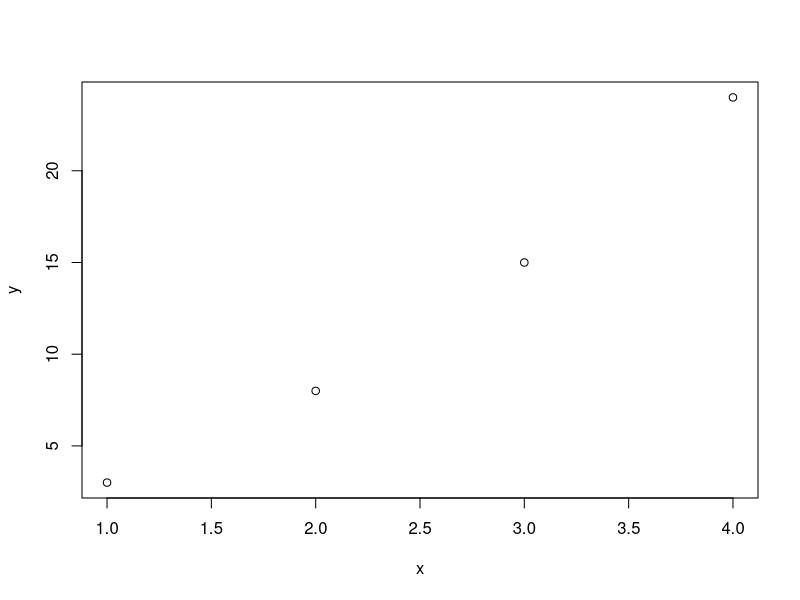
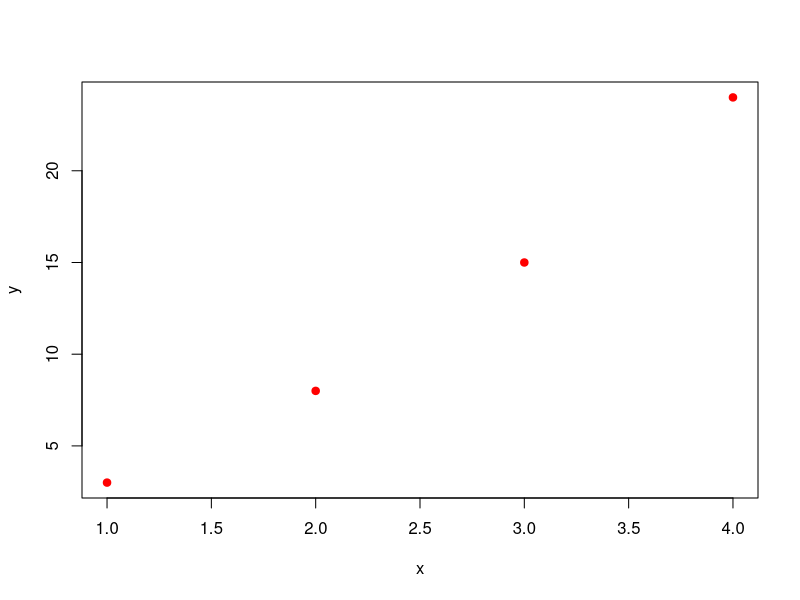
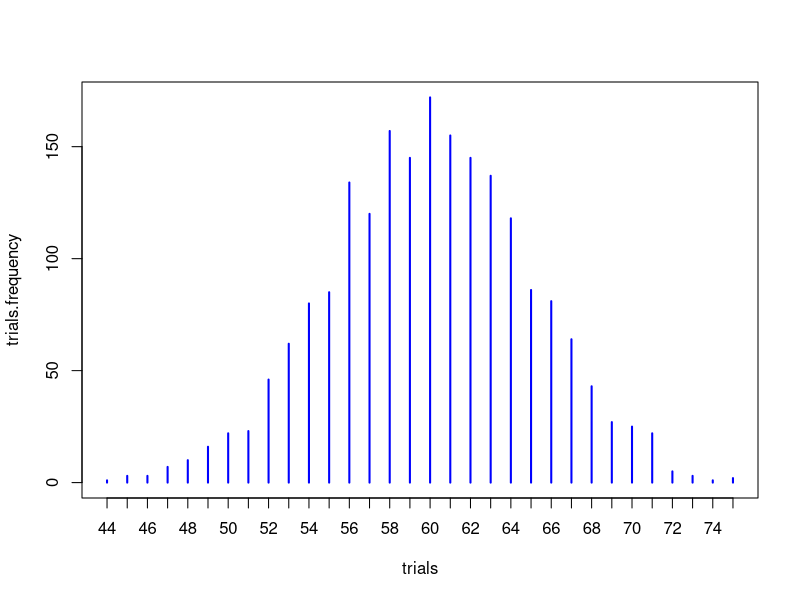

The R script that drew these images, in order:
#---------------------------------------------------------
# File:   mit18_05_s22_studio2-samplecode.r 
# Authors: Jeremy Orloff and Jennifer French
#
# MIT OpenCourseWare: https://ocw.mit.edu
# 18.05 Introduction to Probability and Statistics
# Spring 2022
# For information about citing these materials or our Terms of Use, visit:
# https://ocw.mit.edu/terms.
#
#---------------------------------------------------------
# Sample code for 18.05 Studio 2
#---------------------------------

# R makes it easy to generate (pseudo) random binomial values using the function rbinom()
# The syntax is:  rbinom(ntrials, ntosses, phead)

# Generate 10 values from a Binomial(8, 0.7) random variable
x = rbinom(10, 8, 0.7)
cat('rbinom(10, 8, 0.7):', x, '\n')  

# Generate 15 values from a Binomial(8, 0.2) random variable
x = rbinom(15, 8, 0.2)
cat('rbinom(15, 8, 0.2):', x, '\n')  

# A Bernoulli(p) random variable is just a Binomial with ntosses = 1.
# Generate 10 values from a Bernoulli(0.5) random variable
x = rbinom(10, 1, 0.5) # random sequence of 0s and 1s
cat('rbinom(10, 1, 0.5):', x, '\n')  

# You are now READY to do EXERCISE 1a

#---------------------------------------
# R has a function for computing 'n choose k'. 
x = choose(4, 2) #x = 6
cat('choose(4, 2):', x, '\n')  

# You are now READY to do EXERCISE 1b

#---------------------------------
# Computing binomial probabilities directly.
# Naturally R can do this:
#  dbinom(values, ntosses, phead ) is the probability mass function (pmf)
#  pbinom(values, ntosses, phead ) is the cumulative distribution function (cdf)

# For Y ~ Binomial(8, 0.6), compare with answer in exercise 1b.
#dbinom computes p(6) = P(Y = 6)
x = dbinom(6, 8, 0.6) # = 0.2090189
cat('dbinom(6, 8, 0.6):', x, '\n')  

# Values can be a vector of values, then dbinom returns a vector of probabilities
# This returns 9 probabilities (for k = 0,1,2,...,8)
x = dbinom(0:8, 8, 0.6)
cat('dbinom(0:8, 8, 0.6):\n')
print(x)
# [1] 0.00065536 0.00786432 0.04128768 0.12386304 0.23224320 0.27869184
# [7] 0.20901888 0.08957952 0.01679616

# pbinom is similar to dbinom except it returns cumulative probabilities
# pbinom(values, ntosses, phead)
#Compute P(Y <= 6) for Y ~ Binomial(8, 0.6). 
x = pbinom(6, 8, 0.6) # =  0.8936243
cat('pbinom(6, 8, 0.6):', x, '\n')  

# You can get a vector of probabilities. Note that for the cdf the probabilities
# increase to 1
cat('pbinom(0:8, 8, 0.6):\n')
x = pbinom(0:8, 8, 0.6)
print(x)
# [1] 0.00065536 0.00851968 0.04980736 0.17367040 0.40591360
# [6] 0.68460544 0.89362432 0.98320384 1.00000000

#-------------------------------------
# Simple plotting
x = 1:4 # Make the list (1,2,3,4)
y = x^2 + 2*x # Arithmetic works on lists just fine.

# plot with no other options plots points
plot(x, y)

# There are a ton of ways to pretty up the plot
plot(x, y, pch=19, col='red') #pch=19 says to use solid dots.

# You are now READY to do EXCERCISE 2a
# Using dbinom you are now READY to do EXCERCISE 2b
# Using rbinom you are READY to do EXCERCISE 2c

#-------------------------------------
# Permutations and derangements

# For this studio we will think of a permutation as n people getting 
# out of their seats, running around and then sitting down in a random seat. 

# You can use the sample function to get a permutation of 1:n
# Full permutation of 1:n
# RUN the next few lines of code several times
n = 5
x = sample(1:n, n)  # No replacement
print(x)

#A permutation is called a derangement if no one sits in their original seat.
#So 4123 is a derangement because no number is in its original position. But 1342 is not a derangement because the 1 is in position 1
# You can easily finding the number of people who sit back in their original seat
n = 5
x = 1:n
y = sample(x, n)
y == x  #This is a list of TRUE, FALSE, each TRUE is someone in their orig. seat
s = sum(y==x) #The number of TRUE, i.e. the number in their original seat
print(s)
# if s = 0 then the permutation was a derangement

#---------------------------------------
# for() loops

# Use a 'for loop' to estimate the average number of people who sit in
# their original seat
n = 9
x = 1:n
ntrials = 10000
nSame = 0  # we'll keep a running total of the people who sit in their original seat
for (j in 1:ntrials) {
  y = sample(x, n)
  nSame = nSame + sum(y == x)  #add in the number in this trial in their original seat
}
m = nSame/ntrials
print(m)

# You are now READY to do EXERCISE 3.

#-----------------------
# More code for the willing
# Using rep()
ntrials = 10
squares = rep(0, ntrials) #make a list of 0's  ntrials long
#'loop' through the sequence 1:ntrials
for (j in 1:ntrials){
    squares[j] = j^2     #store j^2 in squares[j]
}
print(squares)
# Note: there are better ways to produce this particular list, but this shows the use of rep()
#---------------------------------------
# set.seed()
# This is a very useful debugging tool. By setting the seed you get reproducible results from the random number generator.

# This code will always generate the same random numbers
# Run these two lines several times to see they always give the same sequence
# of 6 numbers. 
set.seed(1)
x = sample(1:5, 6, replace=TRUE) 
print(x)

# Now see what happens when you don't use set.seed(1) each time.
x = sample(1:5, 6, replace=TRUE) 
print(x)

#---------------------------------------
# table() and plot()

# Generate 500 Binomial(8, 0.7) random values.
# Then make a plot of the frequency of each value
phead = 0.6
ntosses = 100
ntrials = 2000
trials = rbinom(ntrials, ntosses, phead)

# table(trials) computes a frequency table:

# Comment: a common practice in R is to use dots in 
# names of variables
# For those of you used to a language with true classes this will seem odd  --and it is-- The dot doesn't have any meaning in R it is just another character in a name

trials.frequency = table(trials)   
print(trials.frequency)  
print(sum(trials == 5))
# This writes a table to the screen
# The first row are all the different values in trials
# The second row is the frequency for each value.
# Note that print(sum(trials == 5)) produces the same
# value for the frequency of 5 as the table

# Plot the table --plot() is smart enough to know how to plot the table
plot(trials.frequency, col='blue')     #

